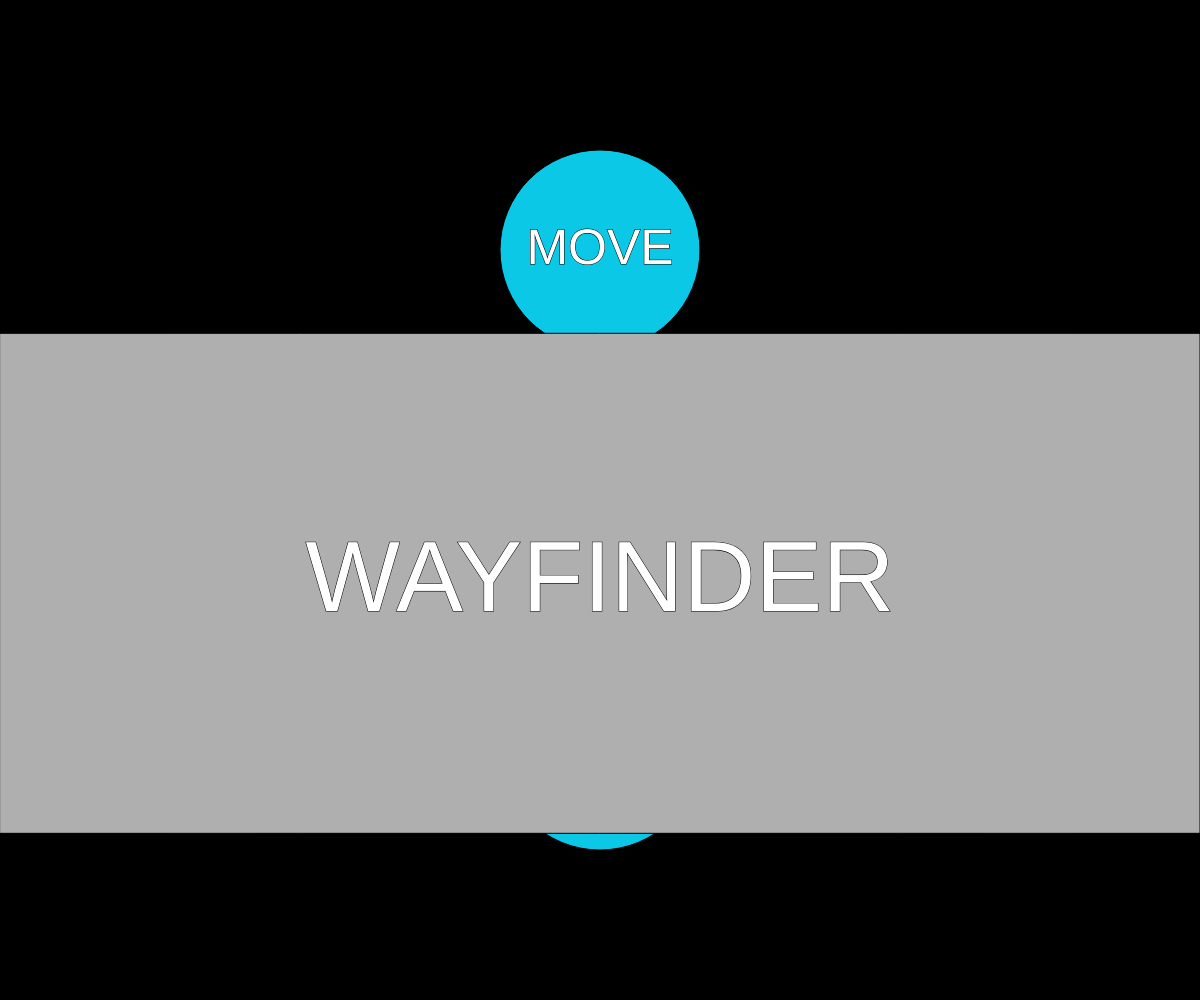
Frame 1 (no input)
Frame 60 (no input): identical to frame 1, image omitted
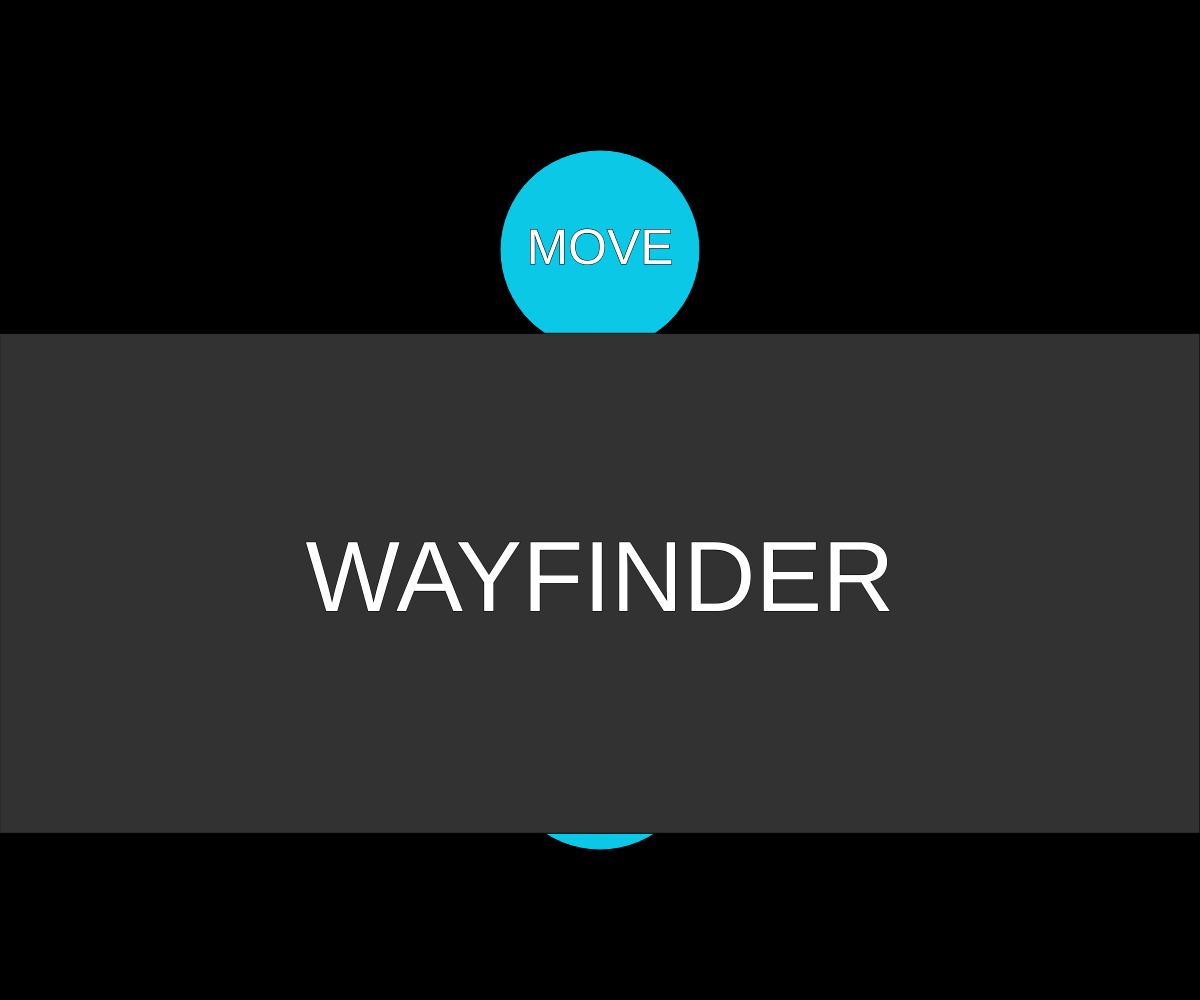
Frame 120 (the mouse pressed at the canvas centre since frame 60)

The p5.js sketch that drew these frames (run headless with seeded random() and noise() and a simulated clock; from frame 60 on, the mouse is pressed at the canvas centre):

// p5.js sketch
// ── sketch.js
let box1;
let button1;
let button2;

function setup() 
{
    createCanvas(windowWidth,windowHeight);
    box1 = new Box(0,height/3,width,height/2);
    button1 = new Button(width/2,height/4,200,200,0);
    button2 = new Button(width/2,height/4*3,200,200,height/2);
}

function draw() 
{

    background(0);
    fill(255,0,255);
    noStroke();

    


    button1.show();
    button2.show();


    box1.update();
    box1.show();
 
}

function mousePressed() {
    box1.pressed();
    if(button1.pressed())
    {
        box1.y = button1.c;
    };
    if(button2.pressed())
    {
        box1.y = button2.c;
    };
}

function mouseReleased() {
    box1.released();
}

function windowResized(){
	resizeCanvas(windowWidth, windowHeight);
    box1.w = width;
    box1.h = height/2;
    button1.x = width /2;
    button1.y = height/4;
    button2.x = width /2;
    button2.y = height/4*3;
}

// ── box.js
class Box {
    constructor(x,y,w,h){
        this.dragging = false;
        this.x = x;
        this.y = y;
        this.w = w;
        this.h = h;
        this.offsetX = 0;
        this.offsetY = 0;
    }

    update() {
        // Adjust location if being dragged
        if (this.dragging) {
            if (this.y > -1 && this.y + this.h <= height){
          this.y = mouseY + this.offsetY;
            }

            if (this.y < 0)
            {
                this.y = 0;
            }
            if (this.y > height - this.h)
            {
                this.y = height - this.h;
            }
        }
      }

    show()
    {
        stroke(0);
        // Different fill based on state
        if (this.dragging) {
          fill(50);
        } else if (this.rollover) {
          fill(100);
        } else {
          fill(175);
        }
        rect(this.x, this.y, this.w, this.h);

        fill(255);
        textSize(100);
        textAlign(CENTER,CENTER);
        text("WAYFINDER",this.w/2, this.y+this.h/2);
    }


    pressed() {
        // Did I click on the rectangle?
        if (mouseX > this.x && mouseX < this.x + this.w && mouseY > this.y && mouseY < this.y + this.h) {
        this.dragging = true;
        // If so, keep track of relative location of click to corner of rectangle
        this.offsetX = this.x - mouseX;
        this.offsetY = this.y - mouseY;
        }
    }

    released() {
        // Quit dragging
        this.dragging = false;
    }

}
// ── button.js
class Button {
    constructor(x,y,w,h,c){
        this.dragging = false;
        this.x = x;
        this.y = y;
        this.w = w;
        this.h = h;
        this.offsetX = 0;
        this.offsetY = 0;
        this.c = c;
    }

    show()
    {
        stroke(0);
        // Different fill based on state
        fill(10, 200,230);
        ellipseMode(CENTER);
        ellipse(this.x, this.y, this.w, this.h);

        fill(255);
        textSize(50);
        textAlign(CENTER,CENTER);
        text("MOVE",this.x, this.y);
    }


    pressed() {
        // Did I click on the button?
        var d = dist(mouseX,mouseY,this.x,this.y)
        if (d < this.w/2) {
        return true;
        }
    }



}
